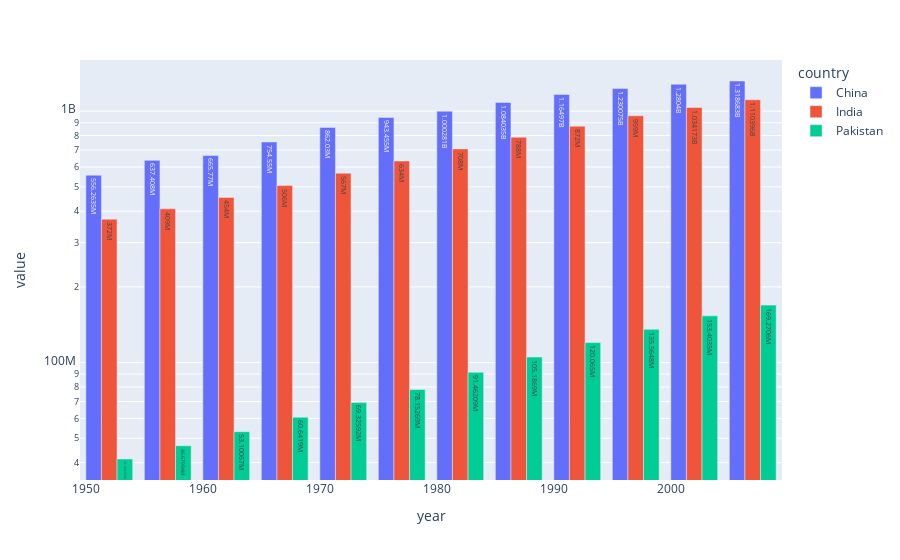

Here is the notebook cell this chart was saved with:
### Code cell
px.bar(temp, x=temp.index, y=temp.columns, barmode='group', log_y=True, text_auto=True)

### Figure 1 — Plotly figure (JSON) as saved in the notebook; plotly's stock layout.template omitted (floating-point values rounded to 4 significant figures)
{"data": [{"alignmentgroup": "True", "hovertemplate": "country=China<br>year=%{x}<br>value=%{y}<extra></extra>", "legendgroup": "China", "marker": {"color": "#636efa", "pattern": {"shape": ""}}, "name": "China", "offsetgroup": "China", "orientation": "v", "showlegend": true, "textposition": "auto", "texttemplate": "%{y}", "type": "bar", "x": [1952, 1957, 1962, 1967, 1972, 1977, 1982, 1987, 1992, 1997, 2002, 2007], "xaxis": "x", "y": [556263527, 637408000, 665770000, 754550000, 862030000, 943455000, 1000281000, 1084035000, 1164970000, 1230075000, 1280400000, 1318683096], "yaxis": "y"}, {"alignmentgroup": "True", "hovertemplate": "country=India<br>year=%{x}<br>value=%{y}<extra></extra>", "legendgroup": "India", "marker": {"color": "#EF553B", "pattern": {"shape": ""}}, "name": "India", "offsetgroup": "India", "orientation": "v", "showlegend": true, "textposition": "auto", "texttemplate": "%{y}", "type": "bar", "x": [1952, 1957, 1962, 1967, 1972, 1977, 1982, 1987, 1992, 1997, 2002, 2007], "xaxis": "x", "y": [372000000, 409000000, 454000000, 506000000, 567000000, 634000000, 708000000, 788000000, 872000000, 959000000, 1034172547, 1110396331], "yaxis": "y"}, {"alignmentgroup": "True", "hovertemplate": "country=Pakistan<br>year=%{x}<br>value=%{y}<extra></extra>", "legendgroup": "Pakistan", "marker": {"color": "#00cc96", "pattern": {"shape": ""}}, "name": "Pakistan", "offsetgroup": "Pakistan", "orientation": "v", "showlegend": true, "textposition": "auto", "texttemplate": "%{y}", "type": "bar", "x": [1952, 1957, 1962, 1967, 1972, 1977, 1982, 1987, 1992, 1997, 2002, 2007], "xaxis": "x", "y": [41346560, 46679944, 53100671, 60641899, 69325921, 78152686, 91462088, 105186881, 120065004, 135564834, 153403524, 169270617], "yaxis": "y"}], "layout": {"barmode": "group", "legend": {"title": {"text": "country"}, "tracegroupgap": 0}, "margin": {"t": 60}, "xaxis": {"anchor": "y", "domain": [0, 1], "title": {"text": "year"}}, "yaxis": {"anchor": "x", "domain": [0, 1], "title": {"text": "value"}, "type": "log"}}}
